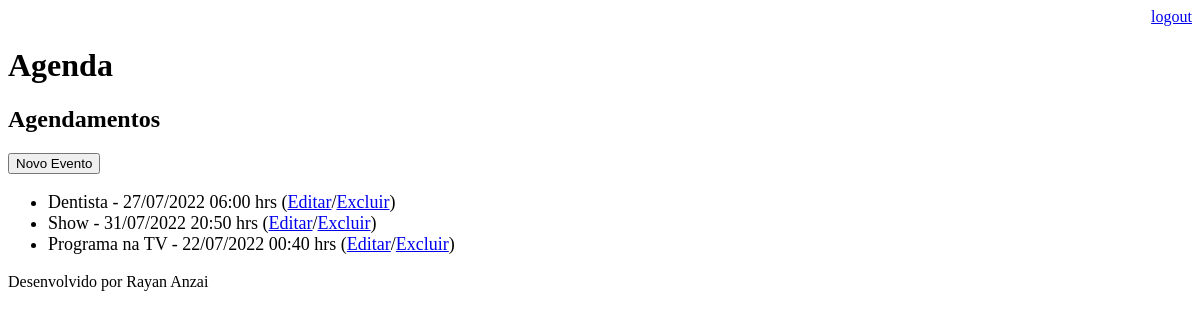
/agenda/ (signed in), run on an earlier commit of the app's database.
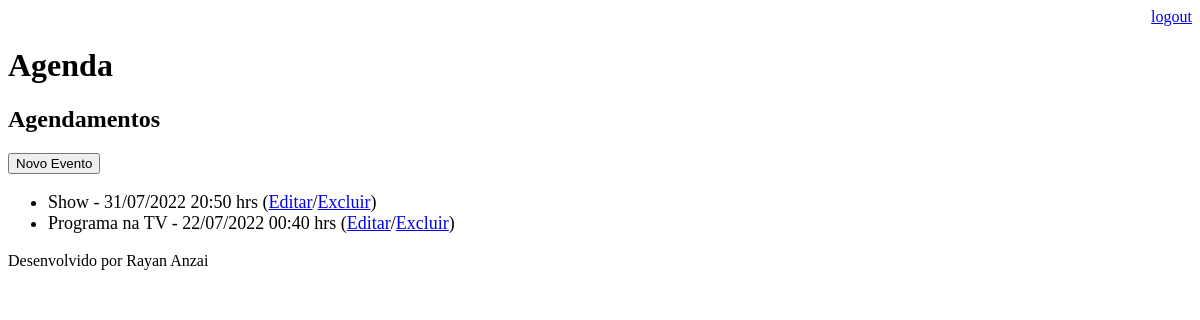
And on a later commit of the database.
### core/models.py (models this page shows, shortened)
class Evento(models.Model):
    titulo = models.CharField(max_length=100)
    descricao = models.TextField(blank=True, null=True)
    data_evento = models.DateTimeField(verbose_name="Data do Evento")
    data_criacao = models.DateTimeField(auto_now=True)
    local_evento = models.TextField(blank=True, null=True)
    usuario = models.ForeignKey(User, on_delete=models.CASCADE)
    class Meta: #para nomear foçado o nome
        db_table = "evento"
    def get_data_evento(self):
        return self.data_evento.strftime('%d/%m/%Y %H:%M hrs')
    def get_evento_atrasado(self):
        if self.data_evento < datetime.now():
            return True
        else:
            return False

### core/views.py (the view)
# urls.py: path('agenda/', views.lista_eventos),
@login_required(login_url='/login/')
def lista_eventos(request):
    usuario = request.user
    data_atual = datetime.now() - timedelta(hours=1)
    evento = Evento.objects.filter(usuario=usuario, data_evento__gt=data_atual)
    dados = {'eventos' :evento}
    return render(request, 'agenda.html', dados)

### templates/agenda.html
{%extends "model-page.html"%}
{%block content %}
    <h2>Agendamentos</h2>
    <a href="evento/"><button type="button">Novo Evento</button></a>
    <ul style="font-size: 18px">
    {% for evento in eventos %}
        <div style= {% if evento.get_evento_atrasado %} "color:red" {% endif %}  >
            <li>{{evento.titulo}} - {{evento.get_data_evento}} (<a href="evento/?id={{evento.id}}">Editar</a>/<a href="evento/delete/{{ evento.id }}">Excluir</a>)</li>
        </div>
    {% endfor %}
    </ul>
{%endblock%}

What changed in the data, as far as the page shows it:
removed Evento: titulo "Dentista", get_data_evento "27/07/2022 06:00 hrs"
